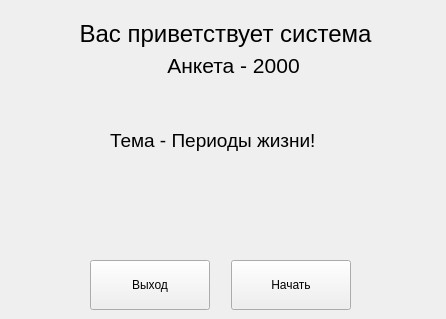
<?xml version="1.0" encoding="UTF-8"?>
<ui version="4.0">
 <class>MainWindow</class>
 <widget class="QMainWindow" name="MainWindow">
  <property name="geometry">
   <rect>
    <x>0</x>
    <y>0</y>
    <width>446</width>
    <height>319</height>
   </rect>
  </property>
  <property name="minimumSize">
   <size>
    <width>446</width>
    <height>319</height>
   </size>
  </property>
  <property name="maximumSize">
   <size>
    <width>446</width>
    <height>319</height>
   </size>
  </property>
  <property name="windowTitle">
   <string>MainWindow</string>
  </property>
  <widget class="QWidget" name="centralwidget">
   <widget class="QPushButton" name="btn_exit">
    <property name="geometry">
     <rect>
      <x>90</x>
      <y>260</y>
      <width>120</width>
      <height>50</height>
     </rect>
    </property>
    <property name="font">
     <font>
      <family>Segoe UI</family>
     </font>
    </property>
    <property name="text">
     <string>Выход</string>
    </property>
   </widget>
   <widget class="QLabel" name="label_welcome_1">
    <property name="geometry">
     <rect>
      <x>50</x>
      <y>13</y>
      <width>351</width>
      <height>41</height>
     </rect>
    </property>
    <property name="font">
     <font>
      <family>Segoe UI</family>
      <pointsize>18</pointsize>
     </font>
    </property>
    <property name="text">
     <string>Вас приветствует система</string>
    </property>
    <property name="alignment">
     <set>Qt::AlignCenter</set>
    </property>
   </widget>
   <widget class="QPushButton" name="btn_begin">
    <property name="geometry">
     <rect>
      <x>231</x>
      <y>260</y>
      <width>120</width>
      <height>50</height>
     </rect>
    </property>
    <property name="font">
     <font>
      <family>Segoe UI</family>
     </font>
    </property>
    <property name="text">
     <string>Начать</string>
    </property>
   </widget>
   <widget class="QLabel" name="label_subject">
    <property name="geometry">
     <rect>
      <x>110</x>
      <y>130</y>
      <width>241</width>
      <height>21</height>
     </rect>
    </property>
    <property name="font">
     <font>
      <family>Segoe UI</family>
      <pointsize>14</pointsize>
     </font>
    </property>
    <property name="text">
     <string>Тема - Периоды жизни!</string>
    </property>
   </widget>
   <widget class="QLabel" name="label_welcome_2">
    <property name="geometry">
     <rect>
      <x>78</x>
      <y>50</y>
      <width>311</width>
      <height>31</height>
     </rect>
    </property>
    <property name="font">
     <font>
      <family>Segoe UI</family>
      <pointsize>16</pointsize>
     </font>
    </property>
    <property name="text">
     <string>Анкета - 2000</string>
    </property>
    <property name="alignment">
     <set>Qt::AlignCenter</set>
    </property>
   </widget>
  </widget>
 </widget>
 <resources/>
 <connections/>
</ui>
